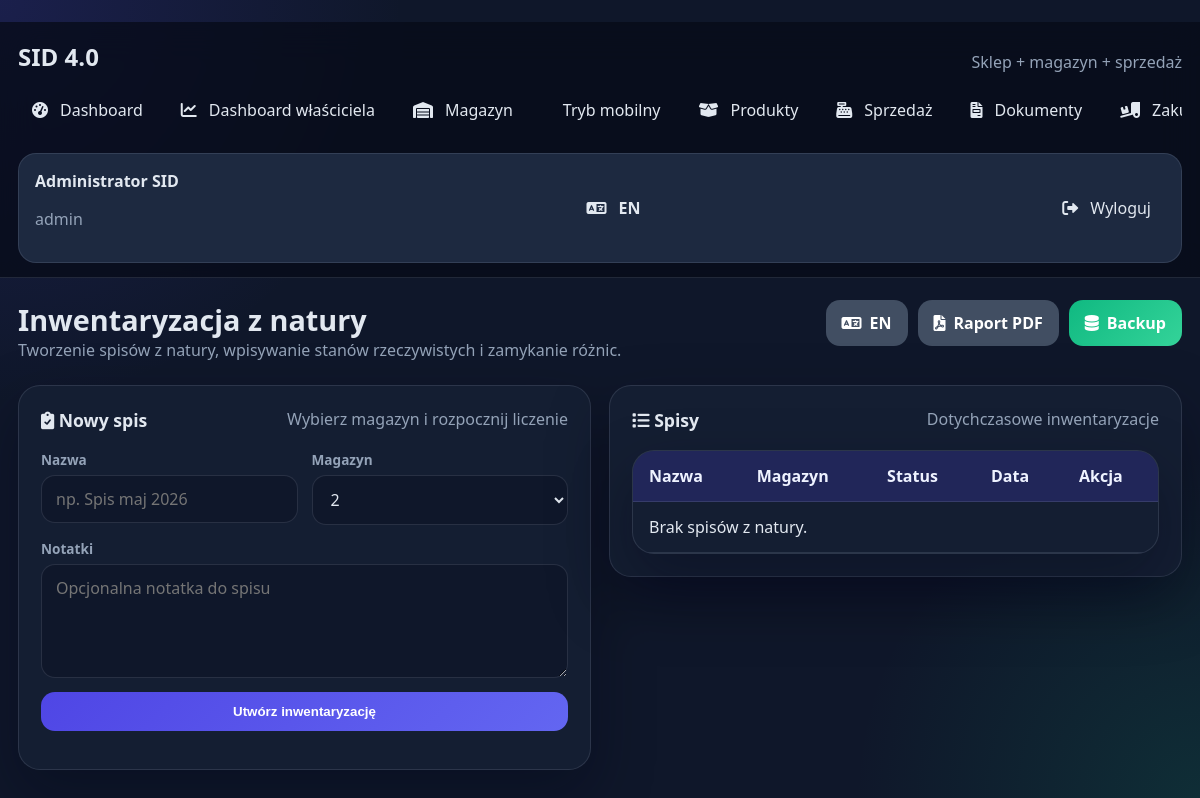
The page /stocktakes (signed in) on the database as committed earlier.
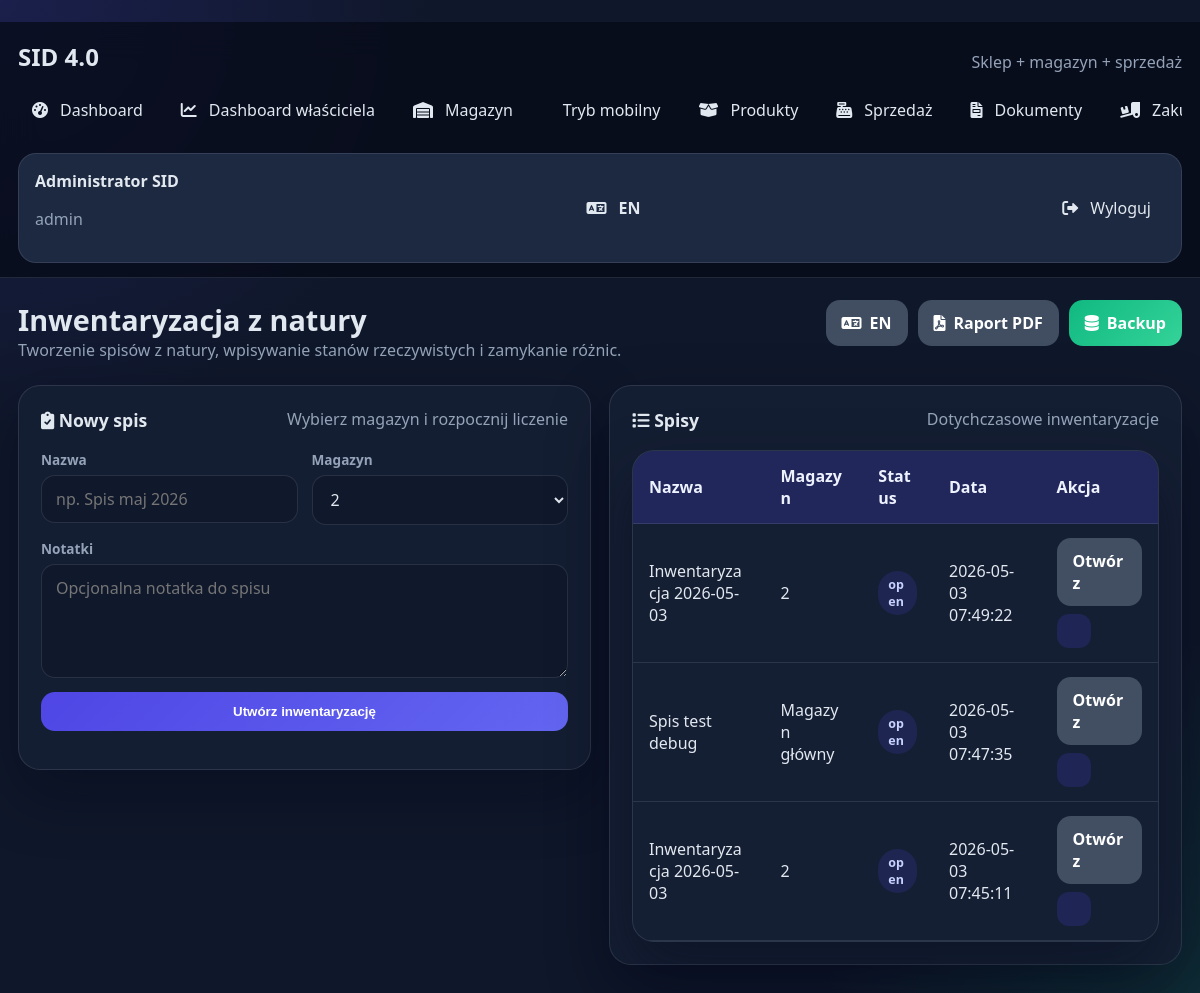
The same page on the database as committed later.
### tables this page shows
CREATE TABLE stocktakes (
        id INTEGER PRIMARY KEY AUTOINCREMENT,
        name TEXT NOT NULL,
        warehouse_id INTEGER NOT NULL,
        status TEXT NOT NULL DEFAULT 'open',
        notes TEXT,
        created_at TEXT NOT NULL,
        closed_at TEXT,
        user_id INTEGER,
        FOREIGN KEY(warehouse_id) REFERENCES warehouses(id),
        FOREIGN KEY(user_id) REFERENCES users(id)
    );

CREATE TABLE warehouses (
        id INTEGER PRIMARY KEY AUTOINCREMENT,
        name TEXT UNIQUE NOT NULL,
        code TEXT,
        description TEXT,
        created_at TEXT NOT NULL
    );

### project.py (the view, shortened to what this page needs)
@app.route("/stocktakes", methods=["GET", "POST"])
@login_required
def stocktakes():
    return render_template("stocktakes.html", stocktakes=get_stocktakes(), warehouses=get_warehouses())

### project.py (called while the page is built)
def clean_value(value, default=""):
    if value is None:
        return default
    return str(value).strip()

def get_current_language():
    lang = clean_value(session.get("lang"), "pl").lower()
    return lang if lang in SUPPORTED_LANGUAGES else "pl"

def tr(pl_text, en_text):
    return en_text if get_current_language() == "en" else pl_text

def current_language_label():
    return "EN" if get_current_language() == "en" else "PL"

def opposite_language():
    return "pl" if get_current_language() == "en" else "en"

def get_db():
    connection = sqlite3.connect(DATABASE, factory=ManagedSQLiteConnection)
    connection.row_factory = sqlite3.Row
    return connection

def query_all(sql, params=()):
    with get_db() as connection:
        return connection.execute(sql, params).fetchall()

def query_one(sql, params=()):
    with get_db() as connection:
        return connection.execute(sql, params).fetchone()

@app.before_request
def load_logged_user():
    user_id = session.get("user_id")
    g.user = None
    if user_id:
        g.user = query_one("SELECT * FROM users WHERE id = ? AND active = 1", (user_id,))

### templates/stocktakes.html (shortened to what this page needs)
{% extends "base.html" %}
{% block page_title %}Inwentaryzacja z natury{% endblock %}
{% block page_subtitle %}Tworzenie spisów z natury, wpisywanie stanów rzeczywistych i zamykanie różnic.{% endblock %}
{% block content %}
<section class="grid-two">
    <article class="panel-card">
        <div class="panel-head">
            <h3><i class="fas fa-clipboard-check"></i> Nowy spis</h3>
            <span>Wybierz magazyn i rozpocznij liczenie</span>
        </div>
        <form method="POST" class="form-grid">
            <div class="form-group"><label>Nazwa</label><input type="text" name="name" placeholder="np. Spis maj 2026"></div>
            <div class="form-group"><label>Magazyn</label><select name="warehouse_id" required>{% for warehouse in warehouses %}<option value="{{ warehouse.id }}">{{ warehouse.name }}</option>{% endfor %}</select></div>
            <div class="form-group full-row"><label>Notatki</label><textarea name="notes" rows="4" placeholder="Opcjonalna notatka do spisu"></textarea></div>
            <button type="submit" class="btn-submit full-row">Utwórz inwentaryzację</button>
        </form>
    </article>
    <article class="panel-card">
        <div class="panel-head">
            <h3><i class="fas fa-list"></i> Spisy</h3>
            <span>Dotychczasowe inwentaryzacje</span>
        </div>
        <div class="table-wrap">
            <table>
                <thead><tr><th>Nazwa</th><th>Magazyn</th><th>Status</th><th>Data</th><th>Akcja</th></tr></thead>
                <tbody>
                    {% for stocktake in stocktakes %}
                        <tr>
                            <td>{{ stocktake.name }}</td>
                            <td>{{ stocktake.warehouse_name }}</td>
                            <td><span class="badge badge-neutral">{{ stocktake.status }}</span></td>
                            <td>{{ stocktake.created_at }}</td>
                            <td><div class="inline-actions"><a href="{{ url_for('stocktake_detail', stocktake_id=stocktake.id) }}" class="btn-secondary">Otwórz</a><a href="{{ url_for('stocktake_mobile', stocktake_id=stocktake.id) }}" class="icon-btn"></a></div></td>
                        </tr>
                    {% else %}
                        <tr><td colspan="5">Brak spisów z natury.</td></tr>
                    {% endfor %}
                </tbody>
            </table>
        </div>
    </article>
</section>
{% endblock %}

Rows that differ between the two databases and show on the page:
added stocktakes: name "Inwentaryzacja 2026-05-03", warehouse_name "2", status "open", created_at "2026-05-03 07:49:22"
added stocktakes: name "Spis test debug", warehouse_name "Magazyn główny", status "open", created_at "2026-05-03 07:47:35"
added stocktakes: name "Inwentaryzacja 2026-05-03", warehouse_name "2", status "open", created_at "2026-05-03 07:45:11"
Other text that changed with them:
text no longer shown: "Brak spisów z natury."
